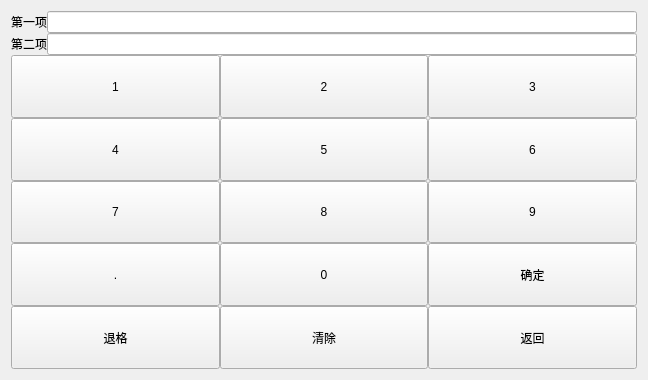
<?xml version="1.0" encoding="UTF-8"?>
<ui version="4.0">
 <class>proportion</class>
 <widget class="QWidget" name="proportion">
  <property name="geometry">
   <rect>
    <x>0</x>
    <y>0</y>
    <width>648</width>
    <height>380</height>
   </rect>
  </property>
  <property name="windowTitle">
   <string>Form</string>
  </property>
  <layout class="QGridLayout" name="gridLayout_4">
   <item row="0" column="0">
    <layout class="QVBoxLayout" name="verticalLayout">
     <property name="spacing">
      <number>0</number>
     </property>
     <item>
      <widget class="QWidget" name="widget" native="true">
       <property name="sizePolicy">
        <sizepolicy hsizetype="Minimum" vsizetype="Maximum">
         <horstretch>0</horstretch>
         <verstretch>0</verstretch>
        </sizepolicy>
       </property>
       <layout class="QGridLayout" name="gridLayout_3">
        <property name="leftMargin">
         <number>0</number>
        </property>
        <property name="topMargin">
         <number>0</number>
        </property>
        <property name="rightMargin">
         <number>0</number>
        </property>
        <property name="bottomMargin">
         <number>0</number>
        </property>
        <property name="spacing">
         <number>0</number>
        </property>
        <item row="0" column="0">
         <widget class="QLabel" name="label_1">
          <property name="text">
           <string>第一项</string>
          </property>
         </widget>
        </item>
        <item row="0" column="1">
         <widget class="QLineEdit" name="lineEdit"/>
        </item>
       </layout>
      </widget>
     </item>
     <item>
      <widget class="QWidget" name="widget_2" native="true">
       <property name="sizePolicy">
        <sizepolicy hsizetype="Preferred" vsizetype="Maximum">
         <horstretch>0</horstretch>
         <verstretch>0</verstretch>
        </sizepolicy>
       </property>
       <layout class="QGridLayout" name="gridLayout_2">
        <property name="leftMargin">
         <number>0</number>
        </property>
        <property name="topMargin">
         <number>0</number>
        </property>
        <property name="rightMargin">
         <number>0</number>
        </property>
        <property name="bottomMargin">
         <number>0</number>
        </property>
        <property name="spacing">
         <number>0</number>
        </property>
        <item row="0" column="0">
         <widget class="QLabel" name="label_2">
          <property name="text">
           <string>第二项</string>
          </property>
         </widget>
        </item>
        <item row="0" column="1">
         <widget class="QLineEdit" name="lineEdit_2"/>
        </item>
       </layout>
      </widget>
     </item>
     <item>
      <layout class="QGridLayout" name="gridLayout">
       <item row="3" column="0">
        <widget class="QPushButton" name="b_7">
         <property name="sizePolicy">
          <sizepolicy hsizetype="Minimum" vsizetype="Minimum">
           <horstretch>0</horstretch>
           <verstretch>0</verstretch>
          </sizepolicy>
         </property>
         <property name="text">
          <string>7</string>
         </property>
        </widget>
       </item>
       <item row="0" column="0">
        <widget class="QPushButton" name="b_1">
         <property name="sizePolicy">
          <sizepolicy hsizetype="Minimum" vsizetype="Minimum">
           <horstretch>0</horstretch>
           <verstretch>0</verstretch>
          </sizepolicy>
         </property>
         <property name="text">
          <string>1</string>
         </property>
        </widget>
       </item>
       <item row="1" column="0">
        <widget class="QPushButton" name="b_4">
         <property name="sizePolicy">
          <sizepolicy hsizetype="Minimum" vsizetype="Minimum">
           <horstretch>0</horstretch>
           <verstretch>0</verstretch>
          </sizepolicy>
         </property>
         <property name="text">
          <string>4</string>
         </property>
        </widget>
       </item>
       <item row="5" column="1">
        <widget class="QPushButton" name="b_clear">
         <property name="sizePolicy">
          <sizepolicy hsizetype="Minimum" vsizetype="Minimum">
           <horstretch>0</horstretch>
           <verstretch>0</verstretch>
          </sizepolicy>
         </property>
         <property name="text">
          <string>清除</string>
         </property>
        </widget>
       </item>
       <item row="1" column="2">
        <widget class="QPushButton" name="b_6">
         <property name="sizePolicy">
          <sizepolicy hsizetype="Minimum" vsizetype="Minimum">
           <horstretch>0</horstretch>
           <verstretch>0</verstretch>
          </sizepolicy>
         </property>
         <property name="text">
          <string>6</string>
         </property>
        </widget>
       </item>
       <item row="5" column="2">
        <widget class="QPushButton" name="pushButton_3">
         <property name="sizePolicy">
          <sizepolicy hsizetype="Minimum" vsizetype="Minimum">
           <horstretch>0</horstretch>
           <verstretch>0</verstretch>
          </sizepolicy>
         </property>
         <property name="text">
          <string>返回</string>
         </property>
        </widget>
       </item>
       <item row="4" column="0">
        <widget class="QPushButton" name="b_point">
         <property name="sizePolicy">
          <sizepolicy hsizetype="Minimum" vsizetype="Minimum">
           <horstretch>0</horstretch>
           <verstretch>0</verstretch>
          </sizepolicy>
         </property>
         <property name="text">
          <string>.</string>
         </property>
        </widget>
       </item>
       <item row="4" column="2">
        <widget class="QPushButton" name="b_sure">
         <property name="sizePolicy">
          <sizepolicy hsizetype="Minimum" vsizetype="Minimum">
           <horstretch>0</horstretch>
           <verstretch>0</verstretch>
          </sizepolicy>
         </property>
         <property name="text">
          <string>确定</string>
         </property>
        </widget>
       </item>
       <item row="5" column="0">
        <widget class="QPushButton" name="b_backspace">
         <property name="sizePolicy">
          <sizepolicy hsizetype="Minimum" vsizetype="Minimum">
           <horstretch>0</horstretch>
           <verstretch>0</verstretch>
          </sizepolicy>
         </property>
         <property name="text">
          <string>退格</string>
         </property>
        </widget>
       </item>
       <item row="1" column="1">
        <widget class="QPushButton" name="b_5">
         <property name="sizePolicy">
          <sizepolicy hsizetype="Minimum" vsizetype="Minimum">
           <horstretch>0</horstretch>
           <verstretch>0</verstretch>
          </sizepolicy>
         </property>
         <property name="text">
          <string>5</string>
         </property>
        </widget>
       </item>
       <item row="3" column="2">
        <widget class="QPushButton" name="b_9">
         <property name="sizePolicy">
          <sizepolicy hsizetype="Minimum" vsizetype="Minimum">
           <horstretch>0</horstretch>
           <verstretch>0</verstretch>
          </sizepolicy>
         </property>
         <property name="text">
          <string>9</string>
         </property>
        </widget>
       </item>
       <item row="0" column="1">
        <widget class="QPushButton" name="b_2">
         <property name="sizePolicy">
          <sizepolicy hsizetype="Minimum" vsizetype="Minimum">
           <horstretch>0</horstretch>
           <verstretch>0</verstretch>
          </sizepolicy>
         </property>
         <property name="text">
          <string>2</string>
         </property>
        </widget>
       </item>
       <item row="0" column="2">
        <widget class="QPushButton" name="b_3">
         <property name="sizePolicy">
          <sizepolicy hsizetype="Minimum" vsizetype="Minimum">
           <horstretch>0</horstretch>
           <verstretch>0</verstretch>
          </sizepolicy>
         </property>
         <property name="text">
          <string>3</string>
         </property>
        </widget>
       </item>
       <item row="4" column="1">
        <widget class="QPushButton" name="b_0">
         <property name="sizePolicy">
          <sizepolicy hsizetype="Minimum" vsizetype="Minimum">
           <horstretch>0</horstretch>
           <verstretch>0</verstretch>
          </sizepolicy>
         </property>
         <property name="text">
          <string>0</string>
         </property>
        </widget>
       </item>
       <item row="3" column="1">
        <widget class="QPushButton" name="b_8">
         <property name="sizePolicy">
          <sizepolicy hsizetype="Minimum" vsizetype="Minimum">
           <horstretch>0</horstretch>
           <verstretch>0</verstretch>
          </sizepolicy>
         </property>
         <property name="text">
          <string>8</string>
         </property>
        </widget>
       </item>
      </layout>
     </item>
    </layout>
   </item>
  </layout>
 </widget>
 <resources/>
 <connections/>
</ui>
